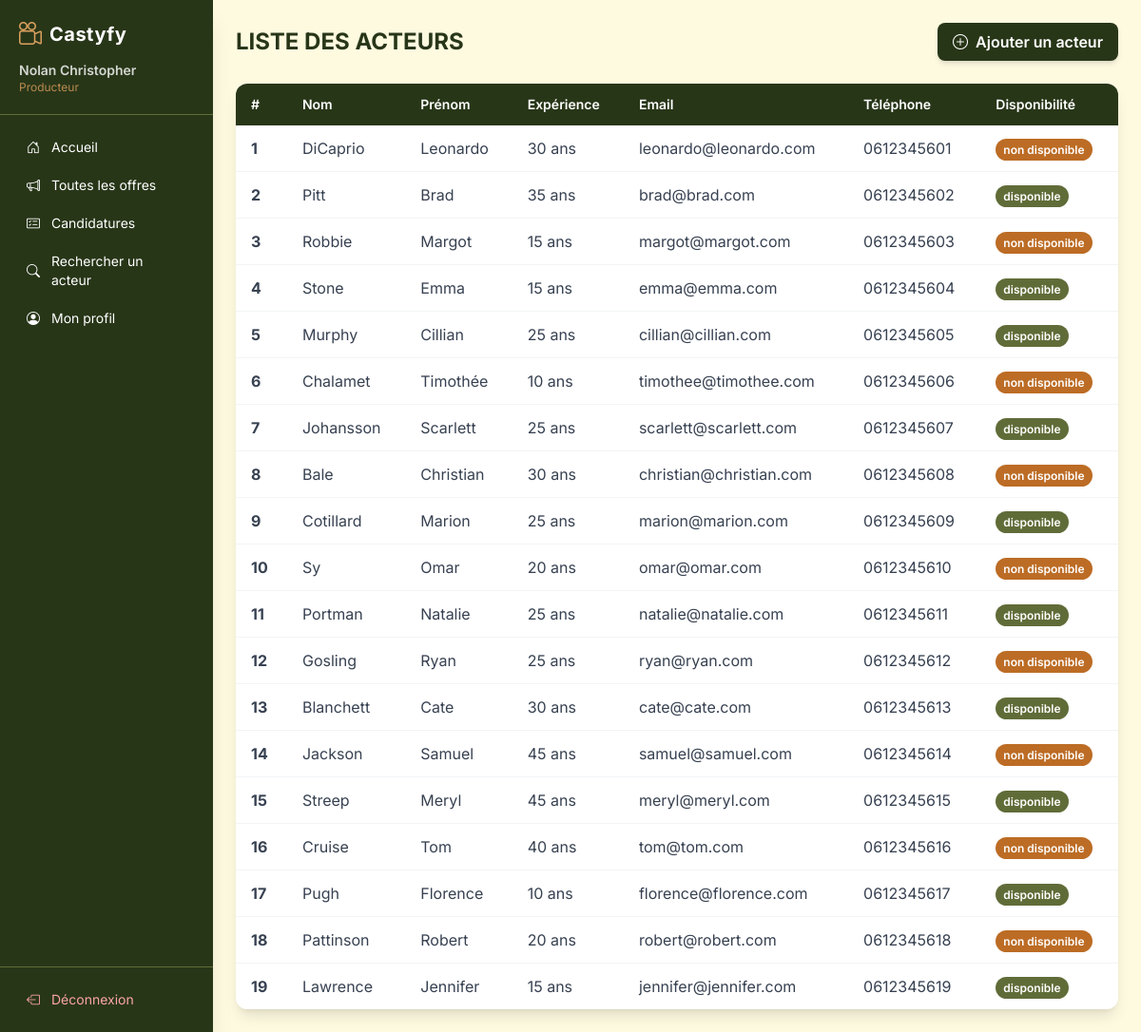
Screenshot of /index.php?page=acteurs (signed in) with the database file from the repository.
### tables this page shows
CREATE TABLE acteurs (
    id INT NOT NULL AUTO_INCREMENT,
    genre BOOLEAN,
    nom VARCHAR(255) NOT NULL,
    prenom VARCHAR(255) NOT NULL,
    experience INT NOT NULL,
    email VARCHAR(255) NOT NULL UNIQUE,
    mdp VARCHAR(255) NOT NULL,
    telephone VARCHAR(255) NOT NULL UNIQUE,
    disponible ENUM('disponible', 'non disponible','en attente'),
    PRIMARY KEY (id)
);

### controller/acteurs/acteurs.php (called while the page is built)
<?php
include ('bdd/bdd.php');
$req = $bdd->prepare('SELECT * FROM acteurs');
$req->execute();
$allacteurs = $req->fetchAll();
?>

### view/acteurs/acteurs.php (the view, shortened to what this page needs)
<?php
include('controller/acteurs/acteurs.php'); ?>
<div class="max-w-6xl mx-auto">
    <div class="flex justify-between items-center mb-6">
        <h1 class="text-2xl font-bold text-foret uppercase">Liste des Acteurs</h1>
        <a href="index.php?page=ajouteracteur" class="bg-foret text-white px-4 py-2 rounded-lg font-semibold hover:bg-olive transition duration-200 shadow-md flex items-center gap-2">
            <i class="bi bi-plus-circle"></i> Ajouter un acteur
        </a>
    </div>
    <div class="bg-white rounded-xl shadow-lg overflow-hidden">
        <div class="overflow-x-auto">
            <table class="w-full">
                <thead class="bg-foret text-white">
                    <tr>
                        <th class="px-4 py-3 text-left text-sm font-semibold">#</th>
                        <th class="px-4 py-3 text-left text-sm font-semibold">Nom</th>
                        <th class="px-4 py-3 text-left text-sm font-semibold">Prénom</th>
                        <th class="px-4 py-3 text-left text-sm font-semibold">Expérience</th>
                        <th class="px-4 py-3 text-left text-sm font-semibold">Email</th>
                        <th class="px-4 py-3 text-left text-sm font-semibold">Téléphone</th>
                        <th class="px-4 py-3 text-left text-sm font-semibold">Disponibilité</th>
                    </tr>
                </thead>
                <tbody class="divide-y divide-gray-100">
                    <?php foreach($allacteurs as $acteur){ ?>
                    <tr class="hover:bg-creme transition duration-150">
                        <td class="px-4 py-3 font-bold text-gray-700"><?php echo $acteur['id']; ?></td>
                        <td class="px-4 py-3 text-gray-700 break-all"><?php echo ($acteur['nom']); ?></td>
                        <td class="px-4 py-3 text-gray-700 break-all"><?php echo ($acteur['prenom']); ?></td>
                        <td class="px-4 py-3 text-gray-700"><?php echo ($acteur['experience']).' ans'; ?></td>
                        <td class="px-4 py-3 text-gray-700 break-all"><a href="mailto:<?php echo ($acteur['email']); ?>"><?php echo ($acteur['email']); ?></a></td>
                        <td class="px-4 py-3 text-gray-700"><?php echo ($acteur['telephone']); ?></td>
                        <td class="px-4 py-3 whitespace-nowrap">
                            <?php if ($acteur['disponible'] == 'disponible'){
                                echo '<span class="bg-olive text-white text-xs font-semibold px-2 py-1 rounded-full">disponible</span>';
                            }elseif ($acteur['disponible'] == 'en attente'){
                                echo '<span class="bg-ocre text-white text-xs font-semibold px-2 py-1 rounded-full">en attente</span>';
                            }elseif($acteur['disponible'] == 'non disponible'){
                                echo '<span class="bg-orange-b text-white text-xs font-semibold px-2 py-1 rounded-full">non disponible</span>';
                            } ?>
                        </td>
                    </tr>
                    <?php } ?>
                </tbody>
            </table>
        </div>
    </div>
</div>

### view/commun/header.php (shortened to what this page needs)
<!DOCTYPE html>
<html lang="fr">
<head>
    <script src="https://cdn.tailwindcss.com"></script>
    <link rel="stylesheet" href="https://cdn.jsdelivr.net/npm/bootstrap-icons@1.11.3/font/bootstrap-icons.min.css">
</head>
<body class="bg-creme font-sans min-h-screen flex">
<aside class="w-56 bg-foret text-white fixed top-0 left-0 h-screen flex flex-col shadow-xl z-50 sidebar-scroll overflow-y-auto">
    <div class="p-5 border-b border-olive">
        <a href="index.php" class="flex items-center gap-2 text-white no-underline">
            <i class="bi bi-camera-reels text-2xl text-ocre"></i>
            <span class="text-xl font-bold tracking-wide">Castyfy</span>
        </a>
        <?php if (isset($_SESSION['role'])) { ?>
            <div class="mt-3 text-sm opacity-80">
                <p class="font-semibold"><?php echo ($_SESSION['nom']) ?></p>
                <p class="text-xs text-ocre capitalize"><?php echo ($_SESSION['role']) ?></p>
            </div>
        <?php } ?>
    </div>
    <nav class="flex-1 p-4 flex flex-col gap-1">
        <a href="index.php?page=accueil" class="flex items-center gap-3 px-3 py-2 rounded-lg text-sm text-white hover:bg-olive transition duration-200">
            <i class="bi bi-house-door"></i> Accueil
        </a>
        <?php if (isset($_SESSION['role'])) { ?>
            <?php if ($_SESSION['role'] == 'admin') { ?>
                <a href="index.php?page=offers" class="flex items-center gap-3 px-3 py-2 rounded-lg text-sm text-white hover:bg-olive transition duration-200">
                    <i class="bi bi-megaphone"></i> Toutes les offres
                </a>
                <a href="index.php?page=producteurs" class="flex items-center gap-3 px-3 py-2 rounded-lg text-sm text-white hover:bg-olive transition duration-200">
                    <i class="bi bi-person-video3"></i> Producteurs
                </a>
                <a href="index.php?page=acteurs" class="flex items-center gap-3 px-3 py-2 rounded-lg text-sm text-white hover:bg-olive transition duration-200">
                    <i class="bi bi-people"></i> Acteurs
                </a>
                <a href="index.php?page=inscriptions" class="flex items-center gap-3 px-3 py-2 rounded-lg text-sm text-white hover:bg-olive transition duration-200">
                    <i class="bi bi-card-checklist"></i> Toutes les inscriptions
                </a>
                <a href="index.php?page=stats" class="flex items-center gap-3 px-3 py-2 rounded-lg text-sm text-white hover:bg-olive transition duration-200">
                    <i class="bi bi-bar-chart-line"></i> Statistiques
                </a>
            <?php } elseif ($_SESSION['role'] == 'producteur') { ?>
                <a href="index.php?page=offers" class="flex items-center gap-3 px-3 py-2 rounded-lg text-sm text-white hover:bg-olive transition duration-200">
                    <i class="bi bi-megaphone"></i> Toutes les offres
                </a>
                <a href="index.php?page=inscriptions" class="flex items-center gap-3 px-3 py-2 rounded-lg text-sm text-white hover:bg-olive transition duration-200">
                    <i class="bi bi-card-checklist"></i> Candidatures
                </a>
                <a href="index.php?page=acteurs" class="flex items-center gap-3 px-3 py-2 rounded-lg text-sm text-white hover:bg-olive transition duration-200">
                    <i class="bi bi-search"></i> Rechercher un acteur
                </a>
            <?php } ?>
            <a href="index.php?page=accueil_<?php echo ($_SESSION['role']) ?>" class="flex items-center gap-3 px-3 py-2 rounded-lg text-sm text-white hover:bg-olive transition duration-200">
                <i class="bi bi-person-circle"></i> Mon profil
            </a>
        <?php } ?>
    </nav>
    <?php if (isset($_SESSION['role'])) { ?>
    <div class="p-4 border-t border-olive">
        <a href="index.php?page=logout" class="flex items-center gap-3 px-3 py-2 rounded-lg text-sm text-red-300 hover:bg-red-900 hover:text-white transition duration-200">
            <i class="bi bi-box-arrow-left"></i> Déconnexion
        </a>
    </div>
    <?php } ?>
</aside>
<main class="ml-56 flex-1 min-h-screen flex items-center justify-center">
    <div class="w-full p-6">

### index.php (shortened to what this page needs)
<?php
    include('view/commun/header.php');
$page = isset($_GET['page']) ? $_GET['page'] : 'accueil';
switch ($page) {
    case 'acteurs':
        include('view/acteurs/acteurs.php');
    break;
}
    include('View/Commun/footer.php');
?>

### view/commun/footer.php
    </div>
</main>
</body>
</html>

### view/commun/header.php (style rules this page uses)
.sidebar-scroll { -ms-overflow-style: none; scrollbar-width: none; }

### rows the page displays
acteurs: id "1", nom "DiCaprio", prenom "Leonardo", experience "30", email "leonardo@leonardo.com", telephone "0612345601", disponible "non disponible"
acteurs: id "2", nom "Pitt", prenom "Brad", experience "35", email "brad@brad.com", telephone "0612345602", disponible "disponible"
acteurs: id "3", nom "Robbie", prenom "Margot", experience "15", email "margot@margot.com", telephone "0612345603", disponible "non disponible"
acteurs: id "4", nom "Stone", prenom "Emma", experience "15", email "emma@emma.com", telephone "0612345604", disponible "disponible"
acteurs: id "5", nom "Murphy", prenom "Cillian", experience "25", email "cillian@cillian.com", telephone "0612345605", disponible "disponible"
acteurs: id "6", nom "Chalamet", prenom "Timothée", experience "10", email "timothee@timothee.com", telephone "0612345606", disponible "non disponible"
acteurs: id "7", nom "Johansson", prenom "Scarlett", experience "25", email "scarlett@scarlett.com", telephone "0612345607", disponible "disponible"
acteurs: id "8", nom "Bale", prenom "Christian", experience "30", email "christian@christian.com", telephone "0612345608", disponible "non disponible"
acteurs: id "9", nom "Cotillard", prenom "Marion", experience "25", email "marion@marion.com", telephone "0612345609", disponible "disponible"
acteurs: id "10", nom "Sy", prenom "Omar", experience "20", email "omar@omar.com", telephone "0612345610", disponible "non disponible"
acteurs: id "11", nom "Portman", prenom "Natalie", experience "25", email "natalie@natalie.com", telephone "0612345611", disponible "disponible"
acteurs: id "12", nom "Gosling", prenom "Ryan", experience "25", email "ryan@ryan.com", telephone "0612345612", disponible "non disponible"
acteurs: id "13", nom "Blanchett", prenom "Cate", experience "30", email "cate@cate.com", telephone "0612345613", disponible "disponible"
acteurs: id "14", nom "Jackson", prenom "Samuel", experience "45", email "samuel@samuel.com", telephone "0612345614", disponible "non disponible"
acteurs: id "15", nom "Streep", prenom "Meryl", experience "45", email "meryl@meryl.com", telephone "0612345615", disponible "disponible"
acteurs: id "16", nom "Cruise", prenom "Tom", experience "40", email "tom@tom.com", telephone "0612345616", disponible "non disponible"
acteurs: id "17", nom "Pugh", prenom "Florence", experience "10", email "florence@florence.com", telephone "0612345617", disponible "disponible"
acteurs: id "18", nom "Pattinson", prenom "Robert", experience "20", email "robert@robert.com", telephone "0612345618", disponible "non disponible"
acteurs: id "19", nom "Lawrence", prenom "Jennifer", experience "15", email "jennifer@jennifer.com", telephone "0612345619", disponible "disponible"

### other values shown
$_SESSION['nom'] "Nolan Christopher"
$_SESSION['role'] "Producteur"
